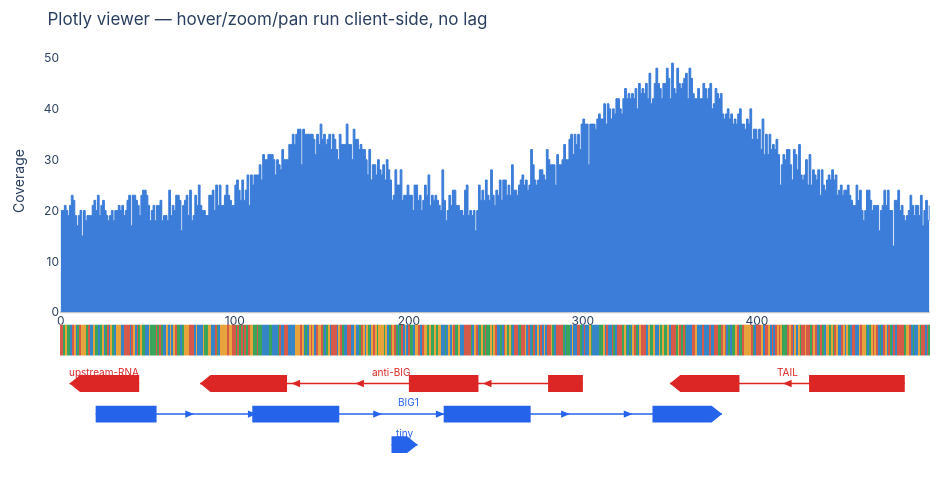

Here is the notebook cell this chart was saved with:
### Code cell
plotly_coverage_track(
    coverage,
    positions,
    genes=genes,
    sequence=sequence,
    title="Plotly viewer — hover/zoom/pan run client-side, no lag",
)

### Figure 1 — Plotly figure (JSON) as saved in the notebook; plotly's stock layout.template omitted (floating-point values rounded to 4 significant figures; data arrays with more than 128 entries replaced by an {"elided": "..."} marker saying what was removed)
{"data": [{"fill": "tozeroy", "fillcolor": "#3b7dd8", "hovertemplate": "x = %{x}<br>coverage = %{y}<extra></extra>", "line": {"color": "#3b7dd8", "shape": "hv", "width": 1}, "mode": "lines", "name": "coverage", "opacity": 0.85, "type": "scatter", "x": {"elided": "500 int values"}, "xaxis": "x", "y": {"elided": "500 int values"}, "yaxis": "y"}, {"colorscale": [[0.0, "#3aa55a"], [0.2, "#3aa55a"], [0.2, "#3585c7"], [0.4, "#3585c7"], [0.4, "#e8a43c"], [0.6, "#e8a43c"], [0.6, "#d65a4a"], [0.8, "#d65a4a"], [0.8, "#a8a8a8"], [1.0, "#a8a8a8"]], "customdata": {"elided": "1x500 str values"}, "hovertemplate": "x = %{x}<br>base = %{customdata}<extra></extra>", "showscale": false, "type": "heatmap", "x": {"elided": "500 int values"}, "xaxis": "x2", "yaxis": "y2", "z": {"elided": "1x500 int values"}, "zmax": 4.5, "zmin": -0.5}, {"hoverinfo": "skip", "line": {"color": "#2563eb", "width": 1.5}, "mode": "lines", "showlegend": false, "type": "scatter", "x": [20, 380], "xaxis": "x3", "y": [1.5, 1.5], "yaxis": "y3"}, {"fill": "toself", "fillcolor": "#2563eb", "hovertemplate": "<b>BIG1</b><br>20–380 (+)<extra></extra>", "line": {"color": "#2563eb", "width": 0}, "mode": "lines", "showlegend": false, "type": "scatter", "x": [20, 55, 55, 20, 20, null, 110, 160, 160, 110, 110, null, 220, 270, 270, 220, 220, null, 340, 374.0, 380, 374.0, 340, 340], "xaxis": "x3", "y": [1.225, 1.225, 1.775, 1.775, 1.225, null, 1.225, 1.225, 1.775, 1.775, 1.225, null, 1.225, 1.225, 1.775, 1.775, 1.225, null, 1.225, 1.225, 1.5, 1.775, 1.775, 1.225], "yaxis": "y3"}, {"fill": "toself", "fillcolor": "#2563eb", "hoverinfo": "skip", "line": {"color": "#2563eb", "width": 0}, "mode": "lines", "showlegend": false, "type": "scatter", "x": [35.51, 40.49, 35.51, null, 71.5, 76.5, 71.5, null, 107.5, 112.5, 107.5, null, 143.5, 148.5, 143.5, null, 179.5, 184.5, 179.5, null, 215.5, 220.5, 215.5, null, 251.5, 256.5, 251.5, null, 287.5, 292.5, 287.5, null, 323.5, 328.5, 323.5, null, 359.5, 364.5, 359.5], "xaxis": "x3", "y": [1.38, 1.5, 1.62, null, 1.38, 1.5, 1.62, null, 1.38, 1.5, 1.62, null, 1.38, 1.5, 1.62, null, 1.38, 1.5, 1.62, null, 1.38, 1.5, 1.62, null, 1.38, 1.5, 1.62, null, 1.38, 1.5, 1.62, null, 1.38, 1.5, 1.62, null, 1.38, 1.5, 1.62], "yaxis": "y3"}, {"hoverinfo": "skip", "line": {"color": "#dc2626", "width": 1.5}, "mode": "lines", "showlegend": false, "type": "scatter", "x": [80, 300], "xaxis": "x3", "y": [0.5, 0.5], "yaxis": "y3"}, {"fill": "toself", "fillcolor": "#dc2626", "hovertemplate": "<b>anti-BIG</b><br>80–300 (-)<extra></extra>", "line": {"color": "#dc2626", "width": 0}, "mode": "lines", "showlegend": false, "type": "scatter", "x": [85.99, 130, 130, 85.99, 80, 85.99, null, 200, 240, 240, 200, 200, null, 280, 300, 300, 280, 280], "xaxis": "x3", "y": [0.225, 0.225, 0.775, 0.775, 0.5, 0.225, null, 0.225, 0.225, 0.775, 0.775, 0.225, null, 0.225, 0.225, 0.775, 0.775, 0.225], "yaxis": "y3"}, {"fill": "toself", "fillcolor": "#dc2626", "hoverinfo": "skip", "line": {"color": "#dc2626", "width": 0}, "mode": "lines", "showlegend": false, "type": "scatter", "x": [100.8, 95.84, 100.8, null, 137.5, 132.5, 137.5, null, 174.2, 169.2, 174.2, null, 210.8, 205.8, 210.8, null, 247.5, 242.5, 247.5, null, 284.2, 279.2, 284.2], "xaxis": "x3", "y": [0.38, 0.5, 0.62, null, 0.38, 0.5, 0.62, null, 0.38, 0.5, 0.62, null, 0.38, 0.5, 0.62, null, 0.38, 0.5, 0.62, null, 0.38, 0.5, 0.62], "yaxis": "y3"}, {"hoverinfo": "skip", "line": {"color": "#2563eb", "width": 1.5}, "mode": "lines", "showlegend": false, "type": "scatter", "x": [190, 205], "xaxis": "x3", "y": [2.5, 2.5], "yaxis": "y3"}, {"fill": "toself", "fillcolor": "#2563eb", "hovertemplate": "<b>tiny</b><br>190–205 (+)<extra></extra>", "line": {"color": "#2563eb", "width": 0}, "mode": "lines", "showlegend": false, "type": "scatter", "x": [190, 199.0, 205, 199.0, 190, 190], "xaxis": "x3", "y": [2.225, 2.225, 2.5, 2.775, 2.775, 2.225], "yaxis": "y3"}, {"fill": "toself", "fillcolor": "#2563eb", "hoverinfo": "skip", "line": {"color": "#2563eb", "width": 0}, "mode": "lines", "showlegend": false, "type": "scatter", "x": [195.0, 200.0, 195.0], "xaxis": "x3", "y": [2.38, 2.5, 2.62], "yaxis": "y3"}, {"hoverinfo": "skip", "line": {"color": "#dc2626", "width": 1.5}, "mode": "lines", "showlegend": false, "type": "scatter", "x": [350, 485], "xaxis": "x3", "y": [0.5, 0.5], "yaxis": "y3"}, {"fill": "toself", "fillcolor": "#dc2626", "hovertemplate": "<b>TAIL</b><br>350–485 (-)<extra></extra>", "line": {"color": "#dc2626", "width": 0}, "mode": "lines", "showlegend": false, "type": "scatter", "x": [356.0, 390, 390, 356.0, 350, 356.0, null, 430, 485, 485, 430, 430], "xaxis": "x3", "y": [0.225, 0.225, 0.775, 0.775, 0.5, 0.225, null, 0.225, 0.225, 0.775, 0.775, 0.225], "yaxis": "y3"}, {"fill": "toself", "fillcolor": "#dc2626", "hoverinfo": "skip", "line": {"color": "#dc2626", "width": 0}, "mode": "lines", "showlegend": false, "type": "scatter", "x": [375.0, 370.0, 375.0, null, 420.0, 415.0, 420.0, null, 465.0, 460.0, 465.0], "xaxis": "x3", "y": [0.38, 0.5, 0.62, null, 0.38, 0.5, 0.62, null, 0.38, 0.5, 0.62], "yaxis": "y3"}, {"hoverinfo": "skip", "line": {"color": "#dc2626", "width": 1.5}, "mode": "lines", "showlegend": false, "type": "scatter", "x": [5, 45], "xaxis": "x3", "y": [0.5, 0.5], "yaxis": "y3"}, {"fill": "toself", "fillcolor": "#dc2626", "hovertemplate": "<b>upstream-RNA</b><br>5–45 (-)<extra></extra>", "line": {"color": "#dc2626", "width": 0}, "mode": "lines", "showlegend": false, "type": "scatter", "x": [10.99, 45, 45, 10.99, 5, 10.99], "xaxis": "x3", "y": [0.225, 0.225, 0.775, 0.775, 0.5, 0.225], "yaxis": "y3"}, {"fill": "toself", "fillcolor": "#dc2626", "hoverinfo": "skip", "line": {"color": "#dc2626", "width": 0}, "mode": "lines", "showlegend": false, "type": "scatter", "x": [27.5, 22.5, 27.5], "xaxis": "x3", "y": [0.38, 0.5, 0.62], "yaxis": "y3"}], "layout": {"annotations": [{"font": {"color": "#2563eb", "size": 10}, "showarrow": false, "text": "BIG1", "x": 200.0, "xref": "x3", "y": 1.12, "yref": "y3"}, {"font": {"color": "#dc2626", "size": 10}, "showarrow": false, "text": "anti-BIG", "x": 190.0, "xref": "x3", "y": 0.12, "yref": "y3"}, {"font": {"color": "#2563eb", "size": 10}, "showarrow": false, "text": "tiny", "x": 197.5, "xref": "x3", "y": 2.12, "yref": "y3"}, {"font": {"color": "#dc2626", "size": 10}, "showarrow": false, "text": "TAIL", "x": 417.5, "xref": "x3", "y": 0.12, "yref": "y3"}, {"font": {"color": "#dc2626", "size": 10}, "showarrow": false, "text": "upstream-RNA", "x": 25.0, "xref": "x3", "y": 0.12, "yref": "y3"}], "font": {"family": "Inter, -apple-system, Helvetica, Arial, sans-serif"}, "height": 500, "hovermode": "x", "margin": {"b": 40, "l": 60, "r": 20, "t": 50}, "modebar": {"orientation": "v"}, "paper_bgcolor": "white", "plot_bgcolor": "white", "showlegend": false, "title": {"text": "Plotly viewer — hover/zoom/pan run client-side, no lag"}, "width": 950, "xaxis": {"anchor": "y", "domain": [0.0, 1.0], "matches": "x3", "showline": false, "showspikes": true, "showticklabels": true, "spikecolor": "#555555", "spikedash": "dot", "spikemode": "across", "spikethickness": 1}, "xaxis2": {"anchor": "y2", "domain": [0.0, 1.0], "matches": "x3", "showline": false, "showspikes": true, "showticklabels": false, "spikecolor": "#555555", "spikedash": "dot", "spikemode": "across", "spikethickness": 1}, "xaxis3": {"anchor": "y3", "domain": [0.0, 1.0], "showline": false, "showspikes": true, "showticklabels": false, "spikecolor": "#555555", "spikedash": "dot", "spikemode": "across", "spikethickness": 1}, "yaxis": {"anchor": "x", "domain": [0.3605, 1.0], "title": {"text": "Coverage"}, "zeroline": true, "zerolinecolor": "#cccccc"}, "yaxis2": {"anchor": "x2", "domain": [0.2538, 0.3305], "showgrid": false, "showticklabels": false, "zeroline": false}, "yaxis3": {"anchor": "x3", "domain": [0.0, 0.2238], "range": [3, 0], "showgrid": false, "showticklabels": false, "zeroline": false}}}
